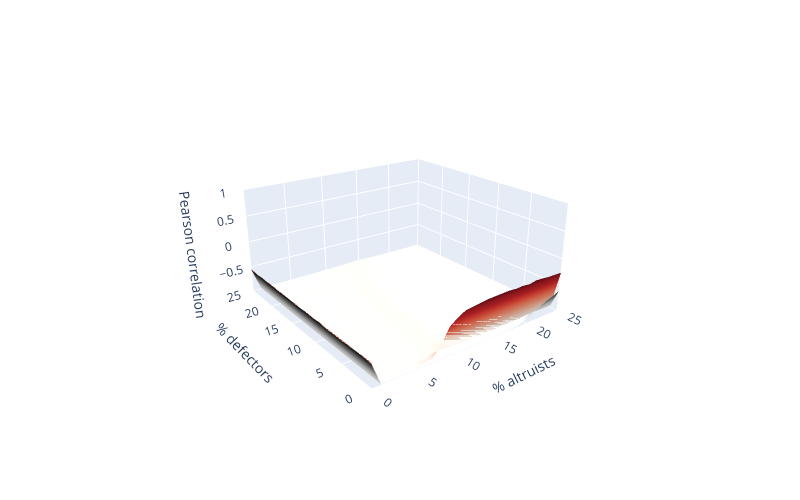
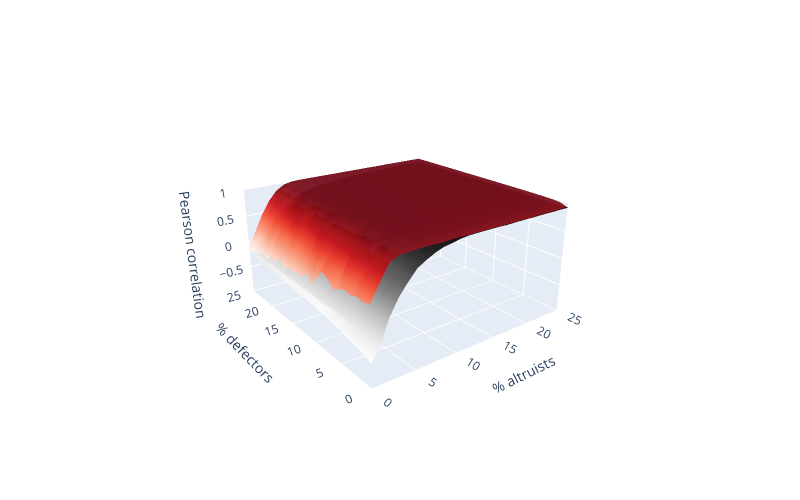

The notebook cell these images were saved under, in order:
### Code cell
# Get data
sim_corr = get_sim_corr(SIMFILE, payoff_fnc="average", nei=5)
# Plot separately to avoid formatting issues
plot_surfaces(sim_corr, 'random rewiring',  'Pearson correlation', [-0.5, 0, 0.5, 1], 'Random rewiring', 'sim5_rep1_corr_rr_avg')
plot_surfaces(sim_corr, 'strategic updating', 'Pearson correlation', [-0.5, 0, 0.5, 1], 'Strategic updating', 'sim5_rep1_corr_su_avg')

### Figure 1 — Plotly figure (JSON) as saved in the notebook; plotly's stock layout.template omitted (floating-point values rounded to 4 significant figures; data arrays with more than 128 entries replaced by an {"elided": "..."} marker saying what was removed)
{"data": [{"colorscale": [[0, "rgb(255,255,255)"], [0.125, "rgb(240,240,240)"], [0.25, "rgb(217,217,217)"], [0.375, "rgb(189,189,189)"], [0.5, "rgb(150,150,150)"], [0.625, "rgb(115,115,115)"], [0.75, "rgb(82,82,82)"], [0.875, "rgb(37,37,37)"], [1, "rgb(0,0,0)"]], "showscale": false, "type": "surface", "x": {"elided": "26x26 int values"}, "y": {"elided": "26x26 int values"}, "z": {"elided": "26x26 float values"}}, {"colorscale": [[0, "rgb(255,245,240)"], [0.125, "rgb(254,224,210)"], [0.25, "rgb(252,187,161)"], [0.375, "rgb(252,146,114)"], [0.5, "rgb(251,106,74)"], [0.625, "rgb(239,59,44)"], [0.75, "rgb(203,24,29)"], [0.875, "rgb(165,15,21)"], [1, "rgb(103,0,13)"]], "opacity": 0.95, "showscale": false, "type": "surface", "x": {"elided": "26x26 int values"}, "y": {"elided": "26x26 int values"}, "z": {"elided": "26x26 float values"}}], "layout": {"autosize": false, "height": 500, "margin": {"b": 0, "l": 0, "pad": 0, "r": 0, "t": 0}, "scene": {"aspectratio": {"x": 1, "y": 1, "z": 0.5}, "camera": {"center": {"x": 0, "y": 0, "z": 0}, "eye": {"x": -1.5, "y": -2, "z": 1}}, "xaxis": {"range": [0, 25], "title": {"text": "% altruists"}}, "yaxis": {"range": [0, 25], "title": {"text": "% defectors"}}, "zaxis": {"range": [-1, 1], "tickvals": [-0.5, 0, 0.5, 1], "title": {"text": "Pearson correlation"}}}, "width": 800}}

### Figure 2 — Plotly figure (JSON) as saved in the notebook; plotly's stock layout.template omitted (floating-point values rounded to 4 significant figures; data arrays with more than 128 entries replaced by an {"elided": "..."} marker saying what was removed)
{"data": [{"colorscale": [[0, "rgb(255,255,255)"], [0.125, "rgb(240,240,240)"], [0.25, "rgb(217,217,217)"], [0.375, "rgb(189,189,189)"], [0.5, "rgb(150,150,150)"], [0.625, "rgb(115,115,115)"], [0.75, "rgb(82,82,82)"], [0.875, "rgb(37,37,37)"], [1, "rgb(0,0,0)"]], "showscale": false, "type": "surface", "x": {"elided": "26x26 int values"}, "y": {"elided": "26x26 int values"}, "z": {"elided": "26x26 float values"}}, {"colorscale": [[0, "rgb(255,245,240)"], [0.125, "rgb(254,224,210)"], [0.25, "rgb(252,187,161)"], [0.375, "rgb(252,146,114)"], [0.5, "rgb(251,106,74)"], [0.625, "rgb(239,59,44)"], [0.75, "rgb(203,24,29)"], [0.875, "rgb(165,15,21)"], [1, "rgb(103,0,13)"]], "opacity": 0.95, "showscale": false, "type": "surface", "x": {"elided": "26x26 int values"}, "y": {"elided": "26x26 int values"}, "z": {"elided": "26x26 float values"}}], "layout": {"autosize": false, "height": 500, "margin": {"b": 0, "l": 0, "pad": 0, "r": 0, "t": 0}, "scene": {"aspectratio": {"x": 1, "y": 1, "z": 0.5}, "camera": {"center": {"x": 0, "y": 0, "z": 0}, "eye": {"x": -1.5, "y": -2, "z": 1}}, "xaxis": {"range": [0, 25], "title": {"text": "% altruists"}}, "yaxis": {"range": [0, 25], "title": {"text": "% defectors"}}, "zaxis": {"range": [-1, 1], "tickvals": [-0.5, 0, 0.5, 1], "title": {"text": "Pearson correlation"}}}, "width": 800}}
